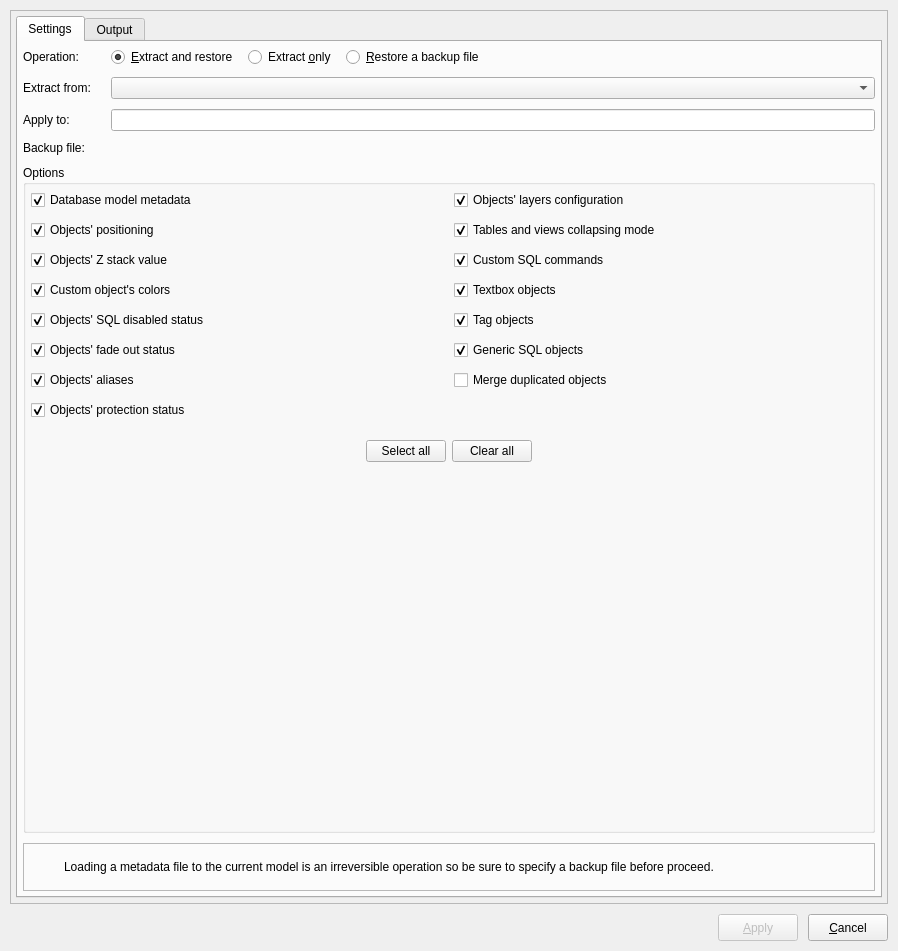
<?xml version="1.0" encoding="UTF-8"?>
<ui version="4.0">
 <class>MetadataHandlingForm</class>
 <widget class="QWidget" name="MetadataHandlingForm">
  <property name="geometry">
   <rect>
    <x>0</x>
    <y>0</y>
    <width>898</width>
    <height>951</height>
   </rect>
  </property>
  <property name="windowTitle">
   <string>Handle metadata</string>
  </property>
  <property name="windowIcon">
   <iconset resource="../../res/resources.qrc">
    <normaloff>:/icons/icons/pgmodeler_logo.png</normaloff>:/icons/icons/pgmodeler_logo.png</iconset>
  </property>
  <layout class="QGridLayout" name="gridLayout_2">
   <property name="leftMargin">
    <number>10</number>
   </property>
   <property name="topMargin">
    <number>10</number>
   </property>
   <property name="rightMargin">
    <number>10</number>
   </property>
   <property name="bottomMargin">
    <number>10</number>
   </property>
   <property name="spacing">
    <number>10</number>
   </property>
   <item row="1" column="0">
    <widget class="QLabel" name="pgmodeler_name_lbl">
     <property name="sizePolicy">
      <sizepolicy hsizetype="Fixed" vsizetype="Fixed">
       <horstretch>0</horstretch>
       <verstretch>0</verstretch>
      </sizepolicy>
     </property>
     <property name="maximumSize">
      <size>
       <width>169</width>
       <height>35</height>
      </size>
     </property>
     <property name="text">
      <string/>
     </property>
     <property name="pixmap">
      <pixmap resource="../../res/resources.qrc">:/images/images/pgmodeler_name.png</pixmap>
     </property>
     <property name="scaledContents">
      <bool>true</bool>
     </property>
    </widget>
   </item>
   <item row="1" column="1">
    <layout class="QHBoxLayout" name="horizontalLayout">
     <property name="spacing">
      <number>10</number>
     </property>
     <property name="sizeConstraint">
      <enum>QLayout::SetDefaultConstraint</enum>
     </property>
     <property name="rightMargin">
      <number>0</number>
     </property>
     <item>
      <spacer name="hspacer">
       <property name="orientation">
        <enum>Qt::Horizontal</enum>
       </property>
       <property name="sizeType">
        <enum>QSizePolicy::Expanding</enum>
       </property>
       <property name="sizeHint" stdset="0">
        <size>
         <width>200</width>
         <height>27</height>
        </size>
       </property>
      </spacer>
     </item>
     <item>
      <widget class="QPushButton" name="apply_btn">
       <property name="enabled">
        <bool>false</bool>
       </property>
       <property name="sizePolicy">
        <sizepolicy hsizetype="Preferred" vsizetype="Preferred">
         <horstretch>0</horstretch>
         <verstretch>0</verstretch>
        </sizepolicy>
       </property>
       <property name="maximumSize">
        <size>
         <width>16777215</width>
         <height>16777215</height>
        </size>
       </property>
       <property name="text">
        <string>&amp;Apply</string>
       </property>
       <property name="icon">
        <iconset resource="../../res/resources.qrc">
         <normaloff>:/icons/icons/confirm.png</normaloff>:/icons/icons/confirm.png</iconset>
       </property>
       <property name="iconSize">
        <size>
         <width>28</width>
         <height>28</height>
        </size>
       </property>
       <property name="default">
        <bool>true</bool>
       </property>
      </widget>
     </item>
     <item>
      <widget class="QPushButton" name="cancel_btn">
       <property name="sizePolicy">
        <sizepolicy hsizetype="Preferred" vsizetype="Preferred">
         <horstretch>0</horstretch>
         <verstretch>0</verstretch>
        </sizepolicy>
       </property>
       <property name="maximumSize">
        <size>
         <width>16777215</width>
         <height>16777215</height>
        </size>
       </property>
       <property name="text">
        <string>&amp;Cancel</string>
       </property>
       <property name="icon">
        <iconset resource="../../res/resources.qrc">
         <normaloff>:/icons/icons/cancel.png</normaloff>:/icons/icons/cancel.png</iconset>
       </property>
       <property name="iconSize">
        <size>
         <width>28</width>
         <height>28</height>
        </size>
       </property>
       <property name="flat">
        <bool>false</bool>
       </property>
      </widget>
     </item>
    </layout>
   </item>
   <item row="0" column="0" colspan="2">
    <widget class="QFrame" name="frame">
     <property name="frameShape">
      <enum>QFrame::StyledPanel</enum>
     </property>
     <property name="frameShadow">
      <enum>QFrame::Raised</enum>
     </property>
     <layout class="QGridLayout" name="gridLayout">
      <property name="leftMargin">
       <number>5</number>
      </property>
      <property name="topMargin">
       <number>5</number>
      </property>
      <property name="rightMargin">
       <number>5</number>
      </property>
      <property name="bottomMargin">
       <number>5</number>
      </property>
      <property name="spacing">
       <number>10</number>
      </property>
      <item row="0" column="0">
       <widget class="QTabWidget" name="settings_tbw">
        <property name="sizePolicy">
         <sizepolicy hsizetype="Expanding" vsizetype="Expanding">
          <horstretch>0</horstretch>
          <verstretch>0</verstretch>
         </sizepolicy>
        </property>
        <property name="currentIndex">
         <number>0</number>
        </property>
        <widget class="QWidget" name="tab">
         <attribute name="title">
          <string>Settings</string>
         </attribute>
         <layout class="QGridLayout" name="settings_grid">
          <property name="leftMargin">
           <number>5</number>
          </property>
          <property name="topMargin">
           <number>5</number>
          </property>
          <property name="rightMargin">
           <number>5</number>
          </property>
          <property name="bottomMargin">
           <number>5</number>
          </property>
          <property name="spacing">
           <number>10</number>
          </property>
          <item row="3" column="0">
           <widget class="QLabel" name="extract_from_lbl">
            <property name="text">
             <string>Extract from:</string>
            </property>
           </widget>
          </item>
          <item row="10" column="0" colspan="3">
           <widget class="QFrame" name="alert_frm">
            <property name="sizePolicy">
             <sizepolicy hsizetype="Preferred" vsizetype="Fixed">
              <horstretch>0</horstretch>
              <verstretch>0</verstretch>
             </sizepolicy>
            </property>
            <property name="minimumSize">
             <size>
              <width>0</width>
              <height>48</height>
             </size>
            </property>
            <property name="frameShape">
             <enum>QFrame::StyledPanel</enum>
            </property>
            <property name="frameShadow">
             <enum>QFrame::Raised</enum>
            </property>
            <layout class="QGridLayout" name="gridLayout_5">
             <property name="leftMargin">
              <number>5</number>
             </property>
             <property name="topMargin">
              <number>5</number>
             </property>
             <property name="rightMargin">
              <number>5</number>
             </property>
             <property name="bottomMargin">
              <number>5</number>
             </property>
             <property name="spacing">
              <number>10</number>
             </property>
             <item row="0" column="0">
              <widget class="QLabel" name="icon_lbl">
               <property name="minimumSize">
                <size>
                 <width>25</width>
                 <height>25</height>
                </size>
               </property>
               <property name="maximumSize">
                <size>
                 <width>25</width>
                 <height>25</height>
                </size>
               </property>
               <property name="text">
                <string/>
               </property>
               <property name="textFormat">
                <enum>Qt::AutoText</enum>
               </property>
               <property name="pixmap">
                <pixmap resource="../../res/resources.qrc">:/icons/icons/alert.png</pixmap>
               </property>
               <property name="scaledContents">
                <bool>true</bool>
               </property>
              </widget>
             </item>
             <item row="0" column="1">
              <widget class="QLabel" name="message_lbl">
               <property name="sizePolicy">
                <sizepolicy hsizetype="Preferred" vsizetype="Expanding">
                 <horstretch>0</horstretch>
                 <verstretch>0</verstretch>
                </sizepolicy>
               </property>
               <property name="font">
                <font>
                 <italic>false</italic>
                 <bold>false</bold>
                 <underline>false</underline>
                 <strikeout>false</strikeout>
                 <kerning>true</kerning>
                </font>
               </property>
               <property name="text">
                <string>Loading a metadata file to the current model is an irreversible operation so be sure to specify a backup file before proceed.</string>
               </property>
               <property name="wordWrap">
                <bool>true</bool>
               </property>
              </widget>
             </item>
            </layout>
           </widget>
          </item>
          <item row="8" column="0" colspan="3">
           <widget class="QGroupBox" name="options_grp">
            <property name="sizePolicy">
             <sizepolicy hsizetype="Preferred" vsizetype="Expanding">
              <horstretch>0</horstretch>
              <verstretch>0</verstretch>
             </sizepolicy>
            </property>
            <property name="title">
             <string>Options</string>
            </property>
            <layout class="QGridLayout" name="gridLayout_4">
             <property name="leftMargin">
              <number>5</number>
             </property>
             <property name="topMargin">
              <number>5</number>
             </property>
             <property name="rightMargin">
              <number>5</number>
             </property>
             <property name="bottomMargin">
              <number>5</number>
             </property>
             <property name="spacing">
              <number>10</number>
             </property>
             <item row="7" column="0">
              <widget class="QCheckBox" name="objs_aliases_chk">
               <property name="sizePolicy">
                <sizepolicy hsizetype="Preferred" vsizetype="Fixed">
                 <horstretch>0</horstretch>
                 <verstretch>0</verstretch>
                </sizepolicy>
               </property>
               <property name="toolTip">
                <string>&lt;p&gt;Handles the objects' aliases  in the metadata file. Only for graphical objects and table's children objects.&lt;/p&gt;</string>
               </property>
               <property name="statusTip">
                <string/>
               </property>
               <property name="text">
                <string>Objects' aliases</string>
               </property>
               <property name="checked">
                <bool>true</bool>
               </property>
              </widget>
             </item>
             <item row="3" column="0">
              <widget class="QCheckBox" name="objs_z_stack_value_chk">
               <property name="sizePolicy">
                <sizepolicy hsizetype="Preferred" vsizetype="Fixed">
                 <horstretch>0</horstretch>
                 <verstretch>0</verstretch>
                </sizepolicy>
               </property>
               <property name="toolTip">
                <string>Handles the objects' z stack value in the metadata file.</string>
               </property>
               <property name="statusTip">
                <string/>
               </property>
               <property name="text">
                <string>Objects' Z stack value</string>
               </property>
               <property name="checked">
                <bool>true</bool>
               </property>
              </widget>
             </item>
             <item row="14" column="0" colspan="2">
              <widget class="QWidget" name="widget" native="true">
               <property name="minimumSize">
                <size>
                 <width>0</width>
                 <height>0</height>
                </size>
               </property>
               <layout class="QHBoxLayout" name="horizontalLayout_2">
                <property name="spacing">
                 <number>6</number>
                </property>
                <property name="leftMargin">
                 <number>0</number>
                </property>
                <property name="topMargin">
                 <number>10</number>
                </property>
                <property name="rightMargin">
                 <number>0</number>
                </property>
                <property name="bottomMargin">
                 <number>0</number>
                </property>
                <item>
                 <spacer name="horizontalSpacer_4">
                  <property name="orientation">
                   <enum>Qt::Horizontal</enum>
                  </property>
                  <property name="sizeHint" stdset="0">
                   <size>
                    <width>40</width>
                    <height>20</height>
                   </size>
                  </property>
                 </spacer>
                </item>
                <item>
                 <widget class="QPushButton" name="select_all_btn">
                  <property name="sizePolicy">
                   <sizepolicy hsizetype="Preferred" vsizetype="Fixed">
                    <horstretch>0</horstretch>
                    <verstretch>0</verstretch>
                   </sizepolicy>
                  </property>
                  <property name="text">
                   <string>Select all</string>
                  </property>
                 </widget>
                </item>
                <item>
                 <widget class="QPushButton" name="clear_all_btn">
                  <property name="sizePolicy">
                   <sizepolicy hsizetype="Preferred" vsizetype="Fixed">
                    <horstretch>0</horstretch>
                    <verstretch>0</verstretch>
                   </sizepolicy>
                  </property>
                  <property name="text">
                   <string>Clear all</string>
                  </property>
                 </widget>
                </item>
                <item>
                 <spacer name="horizontalSpacer_5">
                  <property name="orientation">
                   <enum>Qt::Horizontal</enum>
                  </property>
                  <property name="sizeHint" stdset="0">
                   <size>
                    <width>40</width>
                    <height>20</height>
                   </size>
                  </property>
                 </spacer>
                </item>
               </layout>
              </widget>
             </item>
             <item row="0" column="0">
              <widget class="QCheckBox" name="db_metadata_chk">
               <property name="sizePolicy">
                <sizepolicy hsizetype="Preferred" vsizetype="Fixed">
                 <horstretch>0</horstretch>
                 <verstretch>0</verstretch>
                </sizepolicy>
               </property>
               <property name="toolTip">
                <string>&lt;p&gt;Handles the following database model attributes in the metadata file: author, zoom factor, last position and default objects.&lt;/p&gt;</string>
               </property>
               <property name="statusTip">
                <string/>
               </property>
               <property name="text">
                <string>Database model metadata</string>
               </property>
               <property name="checked">
                <bool>true</bool>
               </property>
              </widget>
             </item>
             <item row="5" column="0">
              <widget class="QCheckBox" name="objs_sql_disabled_chk">
               <property name="sizePolicy">
                <sizepolicy hsizetype="Preferred" vsizetype="Fixed">
                 <horstretch>0</horstretch>
                 <verstretch>0</verstretch>
                </sizepolicy>
               </property>
               <property name="toolTip">
                <string>Handles the objects' SQL disabled status in the metadata file.</string>
               </property>
               <property name="statusTip">
                <string/>
               </property>
               <property name="text">
                <string>Objects' SQL disabled status</string>
               </property>
               <property name="checked">
                <bool>true</bool>
               </property>
              </widget>
             </item>
             <item row="1" column="1">
              <widget class="QCheckBox" name="objs_collapse_mode_chk">
               <property name="sizePolicy">
                <sizepolicy hsizetype="Preferred" vsizetype="Fixed">
                 <horstretch>0</horstretch>
                 <verstretch>0</verstretch>
                </sizepolicy>
               </property>
               <property name="toolTip">
                <string>Handles the tables' and views' collapsing mode in the metadata file.</string>
               </property>
               <property name="statusTip">
                <string/>
               </property>
               <property name="text">
                <string>Tables and views collapsing mode</string>
               </property>
               <property name="checked">
                <bool>true</bool>
               </property>
              </widget>
             </item>
             <item row="6" column="0">
              <widget class="QCheckBox" name="objs_fadedout_chk">
               <property name="sizePolicy">
                <sizepolicy hsizetype="Preferred" vsizetype="Fixed">
                 <horstretch>0</horstretch>
                 <verstretch>0</verstretch>
                </sizepolicy>
               </property>
               <property name="toolTip">
                <string>Handles the objects' fade out status in the metadata file.</string>
               </property>
               <property name="statusTip">
                <string/>
               </property>
               <property name="text">
                <string>Objects' fade out status</string>
               </property>
               <property name="checked">
                <bool>true</bool>
               </property>
              </widget>
             </item>
             <item row="4" column="0">
              <widget class="QCheckBox" name="custom_colors_chk">
               <property name="sizePolicy">
                <sizepolicy hsizetype="Preferred" vsizetype="Fixed">
                 <horstretch>0</horstretch>
                 <verstretch>0</verstretch>
                </sizepolicy>
               </property>
               <property name="toolTip">
                <string>&lt;p&gt;Handles the objects' custom colors in the metadata file. Currently available only for relationships and schemas.&lt;/p&gt;</string>
               </property>
               <property name="statusTip">
                <string/>
               </property>
               <property name="text">
                <string>Custom object's colors</string>
               </property>
               <property name="checked">
                <bool>true</bool>
               </property>
              </widget>
             </item>
             <item row="15" column="0" colspan="2">
              <spacer name="verticalSpacer">
               <property name="orientation">
                <enum>Qt::Vertical</enum>
               </property>
               <property name="sizeHint" stdset="0">
                <size>
                 <width>20</width>
                 <height>40</height>
                </size>
               </property>
              </spacer>
             </item>
             <item row="1" column="0">
              <widget class="QCheckBox" name="objs_positioning_chk">
               <property name="sizePolicy">
                <sizepolicy hsizetype="Preferred" vsizetype="Fixed">
                 <horstretch>0</horstretch>
                 <verstretch>0</verstretch>
                </sizepolicy>
               </property>
               <property name="toolTip">
                <string>Handles the objects' positioning in the metadata file.</string>
               </property>
               <property name="statusTip">
                <string/>
               </property>
               <property name="text">
                <string>Objects' positioning</string>
               </property>
               <property name="checked">
                <bool>true</bool>
               </property>
              </widget>
             </item>
             <item row="8" column="0">
              <widget class="QCheckBox" name="objs_protection_chk">
               <property name="sizePolicy">
                <sizepolicy hsizetype="Preferred" vsizetype="Fixed">
                 <horstretch>0</horstretch>
                 <verstretch>0</verstretch>
                </sizepolicy>
               </property>
               <property name="toolTip">
                <string>Handles the objects' protection status in the metadata file.</string>
               </property>
               <property name="statusTip">
                <string/>
               </property>
               <property name="text">
                <string>Objects' protection status</string>
               </property>
               <property name="checked">
                <bool>true</bool>
               </property>
              </widget>
             </item>
             <item row="0" column="1">
              <widget class="QCheckBox" name="objs_layers_config_chk">
               <property name="toolTip">
                <string>Handles the objects' layers attributes in the metadata file.</string>
               </property>
               <property name="text">
                <string>Objects' layers configuration</string>
               </property>
               <property name="checked">
                <bool>true</bool>
               </property>
              </widget>
             </item>
             <item row="3" column="1">
              <widget class="QCheckBox" name="custom_sql_chk">
               <property name="sizePolicy">
                <sizepolicy hsizetype="Preferred" vsizetype="Fixed">
                 <horstretch>0</horstretch>
                 <verstretch>0</verstretch>
                </sizepolicy>
               </property>
               <property name="toolTip">
                <string>Handles the objects' custom SQL commands in the metadata file.</string>
               </property>
               <property name="statusTip">
                <string/>
               </property>
               <property name="text">
                <string>Custom SQL commands</string>
               </property>
               <property name="checked">
                <bool>true</bool>
               </property>
              </widget>
             </item>
             <item row="4" column="1">
              <widget class="QCheckBox" name="textbox_objs_chk">
               <property name="sizePolicy">
                <sizepolicy hsizetype="Preferred" vsizetype="Fixed">
                 <horstretch>0</horstretch>
                 <verstretch>0</verstretch>
                </sizepolicy>
               </property>
               <property name="toolTip">
                <string>&lt;p&gt;Save textboxes to the output file when extracting metadata. When loading the file, the textboxes are recreated and duplicated ones are ignored.&lt;/p&gt;</string>
               </property>
               <property name="statusTip">
                <string/>
               </property>
               <property name="text">
                <string>Textbox objects</string>
               </property>
               <property name="checked">
                <bool>true</bool>
               </property>
              </widget>
             </item>
             <item row="5" column="1">
              <widget class="QCheckBox" name="tag_objs_chk">
               <property name="sizePolicy">
                <sizepolicy hsizetype="Preferred" vsizetype="Fixed">
                 <horstretch>0</horstretch>
                 <verstretch>0</verstretch>
                </sizepolicy>
               </property>
               <property name="toolTip">
                <string>&lt;p&gt;Save tags to the output file when extracting metadata. When loading the file, the tags are recreated and duplicated ones are ignored.&lt;/p&gt;</string>
               </property>
               <property name="statusTip">
                <string/>
               </property>
               <property name="text">
                <string>Tag objects</string>
               </property>
               <property name="checked">
                <bool>true</bool>
               </property>
              </widget>
             </item>
             <item row="6" column="1">
              <widget class="QCheckBox" name="generic_sql_objs_chk">
               <property name="sizePolicy">
                <sizepolicy hsizetype="Preferred" vsizetype="Fixed">
                 <horstretch>0</horstretch>
                 <verstretch>0</verstretch>
                </sizepolicy>
               </property>
               <property name="toolTip">
                <string>&lt;p&gt;Save generic SQL objects to the output file when extracting metadata. When loading the file, the objects are recreated and duplicated ones are ignored.&lt;/p&gt;</string>
               </property>
               <property name="statusTip">
                <string/>
               </property>
               <property name="text">
                <string>Generic SQL objects</string>
               </property>
               <property name="checked">
                <bool>true</bool>
               </property>
              </widget>
             </item>
             <item row="7" column="1">
              <widget class="QCheckBox" name="merge_dup_objs_chk">
               <property name="toolTip">
                <string>&lt;p&gt;Textboxes, tags, and generic SQL objects from the metadata file will be merged into the ones that already exist in the database model.&lt;/p&gt;</string>
               </property>
               <property name="text">
                <string>Merge duplicated objects</string>
               </property>
              </widget>
             </item>
            </layout>
           </widget>
          </item>
          <item row="6" column="0">
           <widget class="QLabel" name="label_2">
            <property name="text">
             <string>Backup file:</string>
            </property>
           </widget>
          </item>
          <item row="3" column="2">
           <widget class="QComboBox" name="extract_from_cmb">
            <property name="iconSize">
             <size>
              <width>28</width>
              <height>28</height>
             </size>
            </property>
           </widget>
          </item>
          <item row="0" column="0">
           <widget class="QLabel" name="label_3">
            <property name="text">
             <string>Operation:</string>
            </property>
           </widget>
          </item>
          <item row="0" column="2">
           <layout class="QHBoxLayout" name="horizontalLayout_4">
            <property name="spacing">
             <number>10</number>
            </property>
            <item>
             <widget class="QRadioButton" name="extract_restore_rb">
              <property name="sizePolicy">
               <sizepolicy hsizetype="Preferred" vsizetype="Fixed">
                <horstretch>0</horstretch>
                <verstretch>0</verstretch>
               </sizepolicy>
              </property>
              <property name="toolTip">
               <string>&lt;p&gt;Extracts the objects' metadata from the loaded models and apply to the current focused model. A backup file can be specified to where the focused model's current metadata will be saved.&lt;/p&gt;</string>
              </property>
              <property name="statusTip">
               <string/>
              </property>
              <property name="text">
               <string>&amp;Extract and restore</string>
              </property>
              <property name="checked">
               <bool>true</bool>
              </property>
             </widget>
            </item>
            <item>
             <widget class="QRadioButton" name="extract_only_rb">
              <property name="sizePolicy">
               <sizepolicy hsizetype="Preferred" vsizetype="Fixed">
                <horstretch>0</horstretch>
                <verstretch>0</verstretch>
               </sizepolicy>
              </property>
              <property name="toolTip">
               <string>&lt;p&gt;Extracts the objects metadata from one of the loaded models saving the info to a backup file.&lt;/p&gt;</string>
              </property>
              <property name="statusTip">
               <string/>
              </property>
              <property name="text">
               <string>Extract &amp;only</string>
              </property>
              <property name="checked">
               <bool>false</bool>
              </property>
             </widget>
            </item>
            <item>
             <widget class="QRadioButton" name="restore_rb">
              <property name="sizePolicy">
               <sizepolicy hsizetype="Preferred" vsizetype="Fixed">
                <horstretch>0</horstretch>
                <verstretch>0</verstretch>
               </sizepolicy>
              </property>
              <property name="toolTip">
               <string>&lt;p&gt;Reads the objects' metadata from a previously saved backup file and apply to the current model.&lt;/p&gt;</string>
              </property>
              <property name="statusTip">
               <string/>
              </property>
              <property name="text">
               <string>&amp;Restore a backup file</string>
              </property>
             </widget>
            </item>
            <item>
             <spacer name="horizontalSpacer">
              <property name="orientation">
               <enum>Qt::Horizontal</enum>
              </property>
              <property name="sizeHint" stdset="0">
               <size>
                <width>40</width>
                <height>20</height>
               </size>
              </property>
             </spacer>
            </item>
           </layout>
          </item>
          <item row="4" column="0">
           <widget class="QLabel" name="apply_to_lbl">
            <property name="text">
             <string>Apply to:</string>
            </property>
           </widget>
          </item>
          <item row="4" column="2">
           <widget class="QLineEdit" name="apply_to_edt">
            <property name="readOnly">
             <bool>true</bool>
            </property>
            <property name="clearButtonEnabled">
             <bool>false</bool>
            </property>
           </widget>
          </item>
         </layout>
        </widget>
        <widget class="QWidget" name="tab_2">
         <attribute name="title">
          <string>Output</string>
         </attribute>
         <layout class="QGridLayout" name="gridLayout_15">
          <property name="leftMargin">
           <number>5</number>
          </property>
          <property name="topMargin">
           <number>5</number>
          </property>
          <property name="rightMargin">
           <number>5</number>
          </property>
          <property name="bottomMargin">
           <number>5</number>
          </property>
          <property name="spacing">
           <number>10</number>
          </property>
          <item row="1" column="0">
           <widget class="QWidget" name="progress_wgt" native="true">
            <property name="sizePolicy">
             <sizepolicy hsizetype="Preferred" vsizetype="Preferred">
              <horstretch>0</horstretch>
              <verstretch>0</verstretch>
             </sizepolicy>
            </property>
            <property name="maximumSize">
             <size>
              <width>16777215</width>
              <height>65</height>
             </size>
            </property>
            <layout class="QGridLayout" name="gridLayout_12">
             <property name="leftMargin">
              <number>0</number>
             </property>
             <property name="topMargin">
              <number>0</number>
             </property>
             <property name="rightMargin">
              <number>0</number>
             </property>
             <property name="bottomMargin">
              <number>0</number>
             </property>
             <property name="verticalSpacing">
              <number>6</number>
             </property>
             <item row="1" column="0">
              <widget class="QLabel" name="ico_lbl">
               <property name="sizePolicy">
                <sizepolicy hsizetype="Fixed" vsizetype="Fixed">
                 <horstretch>0</horstretch>
                 <verstretch>0</verstretch>
                </sizepolicy>
               </property>
               <property name="minimumSize">
                <size>
                 <width>20</width>
                 <height>20</height>
                </size>
               </property>
               <property name="maximumSize">
                <size>
                 <width>20</width>
                 <height>20</height>
                </size>
               </property>
               <property name="text">
                <string/>
               </property>
               <property name="scaledContents">
                <bool>true</bool>
               </property>
              </widget>
             </item>
             <item row="1" column="1">
              <widget class="QProgressBar" name="progress_pb">
               <property name="value">
                <number>0</number>
               </property>
              </widget>
             </item>
             <item row="0" column="0" colspan="3">
              <widget class="QLabel" name="progress_lbl">
               <property name="sizePolicy">
                <sizepolicy hsizetype="Preferred" vsizetype="Fixed">
                 <horstretch>0</horstretch>
                 <verstretch>0</verstretch>
                </sizepolicy>
               </property>
               <property name="text">
                <string>Progress label...</string>
               </property>
              </widget>
             </item>
            </layout>
           </widget>
          </item>
          <item row="0" column="0">
           <widget class="QTreeWidget" name="output_trw">
            <property name="sizePolicy">
             <sizepolicy hsizetype="Expanding" vsizetype="Expanding">
              <horstretch>0</horstretch>
              <verstretch>0</verstretch>
             </sizepolicy>
            </property>
            <property name="horizontalScrollBarPolicy">
             <enum>Qt::ScrollBarAsNeeded</enum>
            </property>
            <property name="sizeAdjustPolicy">
             <enum>QAbstractScrollArea::AdjustToContents</enum>
            </property>
            <property name="editTriggers">
             <set>QAbstractItemView::DoubleClicked|QAbstractItemView::EditKeyPressed</set>
            </property>
            <property name="alternatingRowColors">
             <bool>true</bool>
            </property>
            <property name="selectionMode">
             <enum>QAbstractItemView::SingleSelection</enum>
            </property>
            <property name="iconSize">
             <size>
              <width>22</width>
              <height>22</height>
             </size>
            </property>
            <property name="indentation">
             <number>20</number>
            </property>
            <property name="uniformRowHeights">
             <bool>true</bool>
            </property>
            <property name="wordWrap">
             <bool>false</bool>
            </property>
            <column>
             <property name="text">
              <string/>
             </property>
            </column>
           </widget>
          </item>
         </layout>
        </widget>
       </widget>
      </item>
     </layout>
    </widget>
   </item>
  </layout>
 </widget>
 <resources>
  <include location="../../res/resources.qrc"/>
  <include location="../../res/resources.qrc"/>
 </resources>
 <connections/>
</ui>
